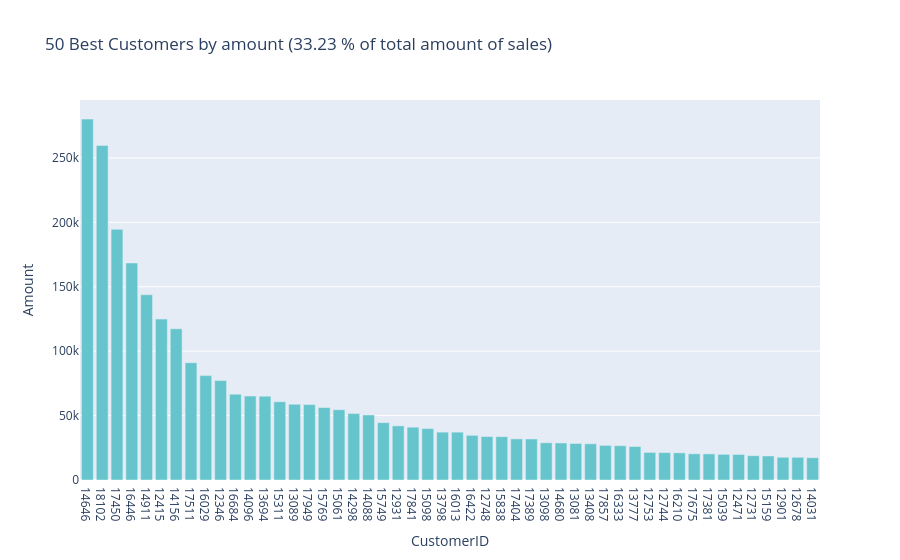
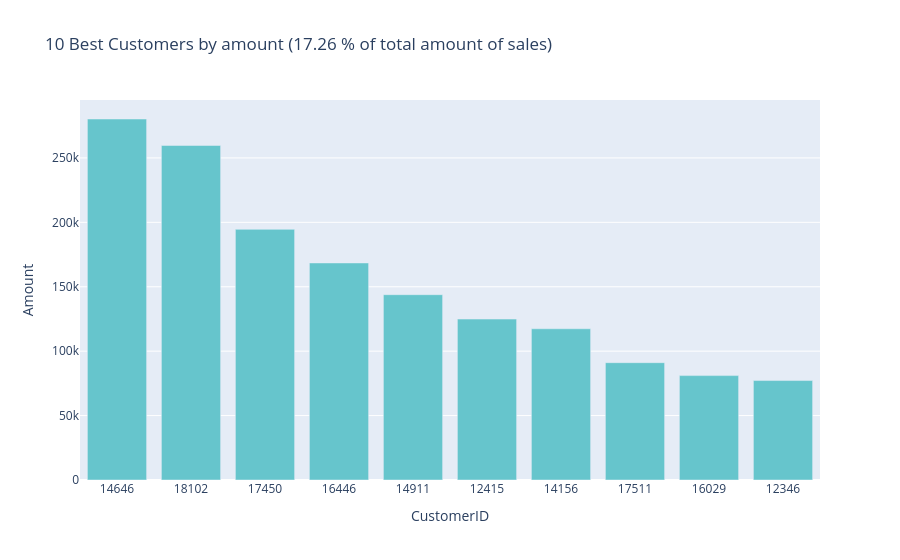
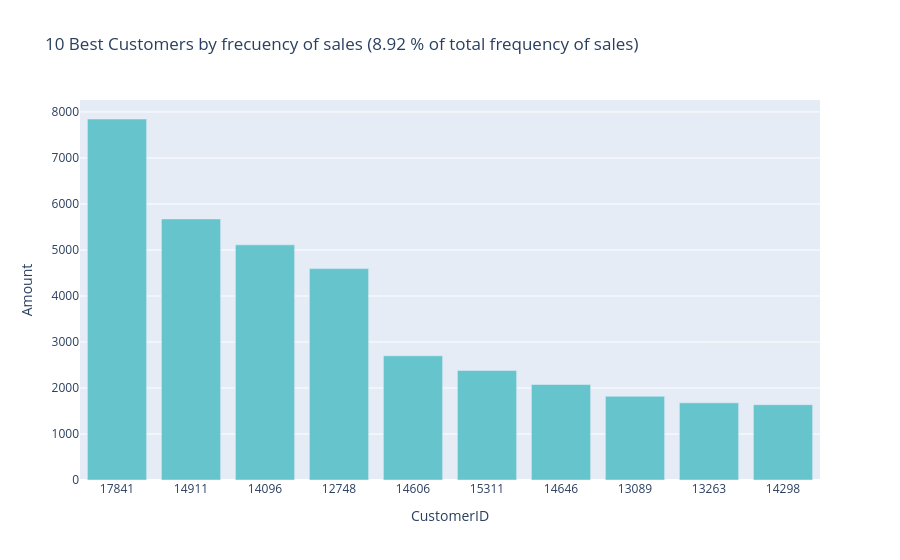

These figures' notebook cell, in order:
### Markdown cell above
- Top Customers

### Code cell
temp = df_ori.groupby('CustomerID')[['Amount']].sum().sort_values(by=['Amount'], ascending=False)
ratio_sales_inplot = str(list(temp[:50].sum())[0] / list(temp.sum())[0] * 100)[:5] + ' %'
fig = px.bar(temp[:50].reset_index(), x='CustomerID', y='Amount', title='50 Best Customers by amount ('+ ratio_sales_inplot + ' of total amount of sales)', color_discrete_sequence=px.colors.qualitative.Pastel)
fig.update_layout(xaxis_type = 'category')
fig.show()

ratio_sales_inplot = str(list(temp[:10].sum())[0] / list(temp.sum())[0] * 100)[:5] + ' %'
fig = px.bar(temp[:10].reset_index(), x='CustomerID', y='Amount', title='10 Best Customers by amount ('+ ratio_sales_inplot + ' of total amount of sales)', color_discrete_sequence=px.colors.qualitative.Pastel)
fig.update_layout(xaxis_type = 'category')
fig.show()

temp = df_ori.groupby('CustomerID')[['Amount']].count().sort_values(by=['Amount'], ascending=False)
temp
ratio_sales_inplot = str(list(temp[:10].sum())[0] / list(temp.sum())[0] * 100)[:4] + ' %'
fig = px.bar(temp[:10].reset_index(), x='CustomerID', y='Amount', title='10 Best Customers by frecuency of sales ('+ ratio_sales_inplot + ' of total frequency of sales)', color_discrete_sequence=px.colors.qualitative.Pastel)
fig.update_layout(xaxis_type = 'category')
fig.show()

### Figure 1 — Plotly figure (JSON) as saved in the notebook; plotly's stock layout.template omitted (floating-point values rounded to 4 significant figures)
{"data": [{"hovertemplate": "CustomerID=%{x}<br>Amount=%{y}<extra></extra>", "legendgroup": "", "marker": {"color": "rgb(102, 197, 204)", "pattern": {"shape": ""}}, "name": "", "orientation": "v", "showlegend": false, "textposition": "auto", "type": "bar", "x": [14646, 18102, 17450, 16446, 14911, 12415, 14156, 17511, 16029, 12346, 16684, 14096, 13694, 15311, 13089, 17949, 15769, 15061, 14298, 14088, 15749, 12931, 17841, 15098, 13798, 16013, 16422, 12748, 15838, 17404, 17389, 13098, 14680, 13081, 13408, 17857, 16333, 13777, 12753, 12744, 16210, 17675, 17381, 15039, 12471, 12731, 15159, 12901, 12678, 14031], "xaxis": "x", "y": [280200.0, 259700.0, 194600.0, 168500.0, 143800.0, 124900.0, 117400.0, 91060.0, 81020.0, 77180.0, 66650.0, 65160.0, 65040.0, 60770.0, 58830.0, 58510.0, 56250.0, 54530.0, 51530.0, 50490.0, 44530.0, 42060.0, 40990.0, 39920.0, 37150.0, 37130.0, 34680.0, 33720.0, 33640.0, 31910.0, 31830.0, 28880.0, 28750.0, 28340.0, 28120.0, 26880.0, 26630.0, 25980.0, 21430.0, 21280.0, 21090.0, 20370.0, 20280.0, 19910.0, 19820.0, 18900.0, 18640.0, 17650.0, 17630.0, 17290.0], "yaxis": "y"}], "layout": {"barmode": "relative", "legend": {"tracegroupgap": 0}, "title": {"text": "50 Best Customers by amount (33.23 % of total amount of sales)"}, "xaxis": {"anchor": "y", "domain": [0, 1], "title": {"text": "CustomerID"}, "type": "category"}, "yaxis": {"anchor": "x", "domain": [0, 1], "title": {"text": "Amount"}}}}

### Figure 2 — Plotly figure (JSON) as saved in the notebook; plotly's stock layout.template omitted (floating-point values rounded to 4 significant figures)
{"data": [{"hovertemplate": "CustomerID=%{x}<br>Amount=%{y}<extra></extra>", "legendgroup": "", "marker": {"color": "rgb(102, 197, 204)", "pattern": {"shape": ""}}, "name": "", "orientation": "v", "showlegend": false, "textposition": "auto", "type": "bar", "x": [14646, 18102, 17450, 16446, 14911, 12415, 14156, 17511, 16029, 12346], "xaxis": "x", "y": [280200.0, 259700.0, 194600.0, 168500.0, 143800.0, 124900.0, 117400.0, 91060.0, 81020.0, 77180.0], "yaxis": "y"}], "layout": {"barmode": "relative", "legend": {"tracegroupgap": 0}, "title": {"text": "10 Best Customers by amount (17.26 % of total amount of sales)"}, "xaxis": {"anchor": "y", "domain": [0, 1], "title": {"text": "CustomerID"}, "type": "category"}, "yaxis": {"anchor": "x", "domain": [0, 1], "title": {"text": "Amount"}}}}

### Figure 3 — Plotly figure (JSON) as saved in the notebook; plotly's stock layout.template omitted (floating-point values rounded to 4 significant figures)
{"data": [{"hovertemplate": "CustomerID=%{x}<br>Amount=%{y}<extra></extra>", "legendgroup": "", "marker": {"color": "rgb(102, 197, 204)", "pattern": {"shape": ""}}, "name": "", "orientation": "v", "showlegend": false, "textposition": "auto", "type": "bar", "x": [17841, 14911, 14096, 12748, 14606, 15311, 14646, 13089, 13263, 14298], "xaxis": "x", "y": [7847, 5675, 5111, 4595, 2700, 2379, 2076, 1818, 1677, 1637], "yaxis": "y"}], "layout": {"barmode": "relative", "legend": {"tracegroupgap": 0}, "title": {"text": "10 Best Customers by frecuency of sales (8.92 % of total frequency of sales)"}, "xaxis": {"anchor": "y", "domain": [0, 1], "title": {"text": "CustomerID"}, "type": "category"}, "yaxis": {"anchor": "x", "domain": [0, 1], "title": {"text": "Amount"}}}}
